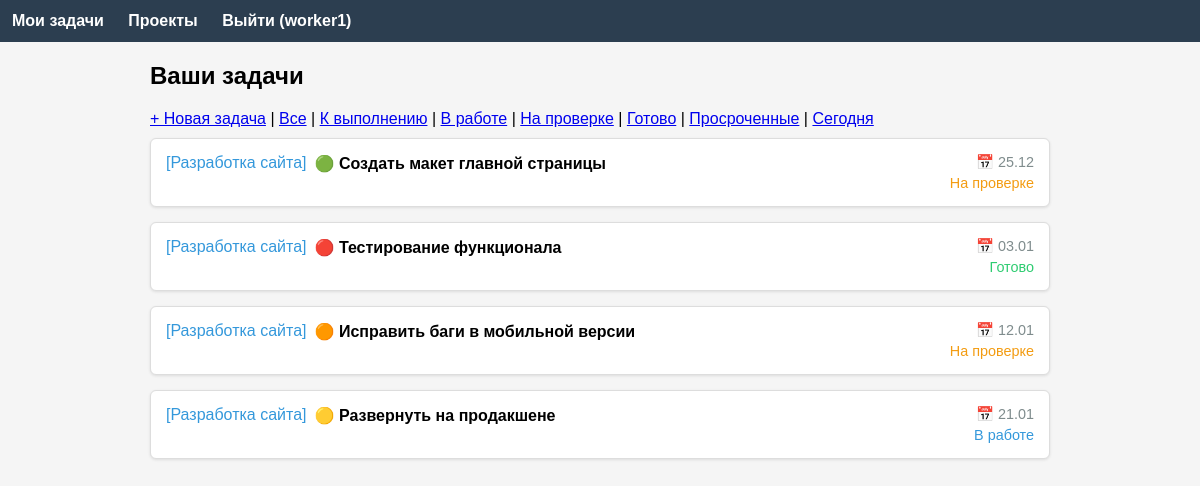
The page /tasks (signed in) on the database its author committed.
### app/models.py (models this page shows, shortened)
class User(UserMixin, db.Model):
    id = db.Column(db.Integer, primary_key=True)
    username = db.Column(db.String(64), index=True, unique=True, nullable=False)
    password_hash = db.Column(db.String(128), nullable=False)
    access_level = db.Column(db.Integer, default=1, nullable=False)
    authored_tasks = db.relationship('Task', back_populates='author', lazy='dynamic')
    assigned_tasks = db.relationship('Task', secondary=task_assignees, back_populates='assignees')
    comments = db.relationship('Comment', back_populates='author', lazy='dynamic')
    authored_projects = db.relationship('Project', back_populates='author', lazy='dynamic')
    def is_admin(self):
        return self.access_level == 0
    def can_assign_to(self, other):
        return self.access_level <= other.access_level

class Task(db.Model):
    id = db.Column(db.Integer, primary_key=True)
    title = db.Column(db.String(100), nullable=False)
    description = db.Column(db.Text)
    created_at = db.Column(db.DateTime, default=datetime.now)
    completed_at = db.Column(db.DateTime, nullable=True)
    user_id = db.Column(db.Integer, db.ForeignKey('user.id'), nullable=False)
    project_id = db.Column(db.Integer, db.ForeignKey('project.id'), nullable=True)
    status = db.Column(db.String(20), default='todo')
    priority = db.Column(db.Integer, default=2)
    deadline = db.Column(db.Date, nullable=True)
    author = db.relationship('User', back_populates='authored_tasks')
    assignees = db.relationship('User', secondary=task_assignees, back_populates='assigned_tasks')
    project = db.relationship('Project', back_populates='tasks')
    comments = db.relationship('Comment', back_populates='task', cascade='all, delete-orphan')
    subtasks = db.relationship('Subtask', back_populates='task', cascade='all, delete-orphan')
    def is_overdue(self):
        return self.deadline and self.deadline < date.today() and not self.completed_at
    def get_priority_emoji(self):
        return {1: '🟢', 2: '🟡', 3: '🟠', 4: '🔴'}.get(self.priority, '⚪')
    def get_status_display(self):
        return {
            'todo': 'К выполнению',
            'in_progress': 'В работе',
            'review': 'На проверке',
            'done': 'Готово'
        }.get(self.status, self.status)
    def get_status_color(self):
        return {
            'todo': '#95a5a6',
            'in_progress': '#3498db',
            'review': '#f39c12',
            'done': '#2ecc71'
        }.get(self.status, '#95a5a6')

class Project(db.Model):
    id = db.Column(db.Integer, primary_key=True)
    name = db.Column(db.String(100), nullable=False)
    description = db.Column(db.Text)
    color = db.Column(db.String(7), default='#3498db')
    user_id = db.Column(db.Integer, db.ForeignKey('user.id'), nullable=False)
    tasks = db.relationship('Task', back_populates='project', lazy='dynamic')
    author = db.relationship('User', back_populates='authored_projects')

### app/main/routes.py (the view)
@main.route('/tasks')
@login_required
def tasks():
    if current_user.is_admin():
        query = Task.query
    else:
        query = Task.query.filter(
            (Task.user_id == current_user.id) | (Task.assignees.contains(current_user))
        )
    status = request.args.get('status')
    if status in ['todo', 'in_progress', 'review', 'done']:
        query = query.filter(Task.status == status)
    overdue = request.args.get('overdue')
    if overdue == 'true':
        query = query.filter(Task.deadline < date.today(), Task.completed_at.is_(None))
    due_today = request.args.get('due_today')
    if due_today == 'true':
        today = date.today()
        query = query.filter(db.func.date(Task.created_at) == today)
    tasks = query.all()
    projects = Project.query.all()
    users = User.query.all()
    return render_template('tasks.html', tasks=tasks, projects=projects, users=users)

### app/__init__.py (called while the page is built)
def create_app():
    app = Flask(__name__)
    app.config['SECRET_KEY'] = os.environ.get('SECRET_KEY', 'dev-secret-key')
    app.config['SQLALCHEMY_DATABASE_URI'] = 'sqlite:///task_manager.db'
    app.config['SQLALCHEMY_TRACK_MODIFICATIONS'] = False
    db.init_app(app)
    login_manager.init_app(app)
    login_manager.login_view = 'auth.login'
    from .models import User
    @login_manager.user_loader
    def load_user(user_id):
        return User.query.get(int(user_id))
    from .auth import auth as auth_blueprint
    app.register_blueprint(auth_blueprint)
    from .main import main as main_blueprint
    app.register_blueprint(main_blueprint)
    from .api import api as api_blueprint
    app.register_blueprint(api_blueprint, url_prefix='/api')
    return app

### app/templates/tasks.html (shortened to what this page needs)
{% extends "base.html" %}
{% block content %}
<h2>{% if preselected_project_id %}Создать задачу в проекте{% else %}Ваши задачи{% endif %}</h2>
{% if preselected_project_id %}
    {% set selected_project = preselected_project_id %}
{% else %}
    <div style="margin:10px 0;">
        <a href="#" onclick="document.getElementById('new-task-form').classList.remove('hidden'); return false;">+ Новая задача</a>
        |
        <a href="{{ url_for('main.tasks') }}">Все</a>
        | <a href="{{ url_for('main.tasks', status='todo') }}">К выполнению</a>
        | <a href="{{ url_for('main.tasks', status='in_progress') }}">В работе</a>
        | <a href="{{ url_for('main.tasks', status='review') }}">На проверке</a>
        | <a href="{{ url_for('main.tasks', status='done') }}">Готово</a>
        | <a href="{{ url_for('main.tasks', overdue='true') }}">Просроченные</a>
        | <a href="{{ url_for('main.tasks', due_today='true') }}">Сегодня</a>
    </div>
{% endif %}
{% if not preselected_project_id %}
    {% if tasks %}
    <div style="display:grid; gap:15px;">
    {% for task in tasks %}
        <div class="task-card {% if task.is_overdue() %}task-overdue{% endif %}">
            <a href="{{ url_for('main.view_task', id=task.id) }}" style="text-decoration:none; color:black;">
                <div style="display:flex; justify-content:space-between; align-items:flex-start;">
                    <div style="flex:1; min-width:0;">
                        <div style="display:flex; align-items:center; gap:8px; margin-bottom:4px;">
                            <span style="color:{% if task.project %}{{ task.project.color }}{% else %}#7f8c8d{% endif %};">
                                {% if task.project %}[{{ task.project.name }}]{% endif %}
                            </span>
                            <strong style="white-space:nowrap; overflow:hidden; text-overflow:ellipsis;">{{ task.get_priority_emoji() }} {{ task.title }}</strong>
                        </div>
                    </div>
                    <div style="text-align:right; min-width:120px;">
                        {% if task.deadline %}
                            <div style="font-size:0.9em; color:{% if task.is_overdue() %}red{% else %}#7f8c8d{% endif %}; margin-bottom:4px;">
                                📅 {{ task.deadline.strftime('%d.%m') }}
                            </div>
                        {% endif %}
                        <div style="font-size:0.9em; color:{{ task.get_status_color() }};">
                            {{ task.get_status_display() }}
                        </div>
                    </div>
                </div>
            </a>
        </div>
    {% endfor %}
    </div>
    {% else %}
    <p>Нет задач.</p>
    {% endif %}
{% endif %}
{% endblock %}

### app/templates/base.html (shortened to what this page needs)
<!DOCTYPE html>
<html lang="ru">
<head>
    <link rel="stylesheet" href="{{ url_for('static', filename='style.css') }}">
</head>
<body>
    <nav>
        {% if current_user.is_authenticated %}
            <a href="{{ url_for('main.tasks') }}">Мои задачи</a>
            <a href="{{ url_for('main.projects') }}">Проекты</a>
            <a href="{{ url_for('auth.logout') }}">Выйти ({{ current_user.username }})</a>
        {% else %}
            <a href="{{ url_for('main.index') }}">Главная</a>
            <a href="{{ url_for('auth.login') }}">Вход</a>
            <a href="{{ url_for('auth.register') }}">Регистрация</a>
        {% endif %}
    </nav>
    <main>
        {% block content %}{% endblock %}
    </main>
</body>
</html>

### app/static/style.css (style rules this page uses)
body { font-family: Arial, sans-serif; margin: 0; padding: 0; background: #f5f5f5; }
nav { background: #2c3e50; padding: 12px; }
nav a { color: white; margin-right: 20px; text-decoration: none; font-weight: bold; }
main { max-width: 900px; margin: 20px auto; padding: 0 15px; }
.task-card { background: white; padding: 15px; border: 1px solid #ddd; border-radius: 6px; box-shadow: 0 1px 3px rgba(0,0,0,0.1); }

### rows shown on the page
User: username "worker1"
Task: project.name "Разработка сайта", get_priority_emoji "🟢", title "Создать макет главной страницы", deadline "25.12", status "На проверке"
Task: project.name "Разработка сайта", get_priority_emoji "🔴", title "Тестирование функционала", deadline "03.01", status "Готово"
Task: project.name "Разработка сайта", get_priority_emoji "🟠", title "Исправить баги в мобильной версии", deadline "12.01", status "На проверке"
Task: project.name "Разработка сайта", get_priority_emoji "🟡", title "Развернуть на продакшене", deadline "21.01", status "В работе"
